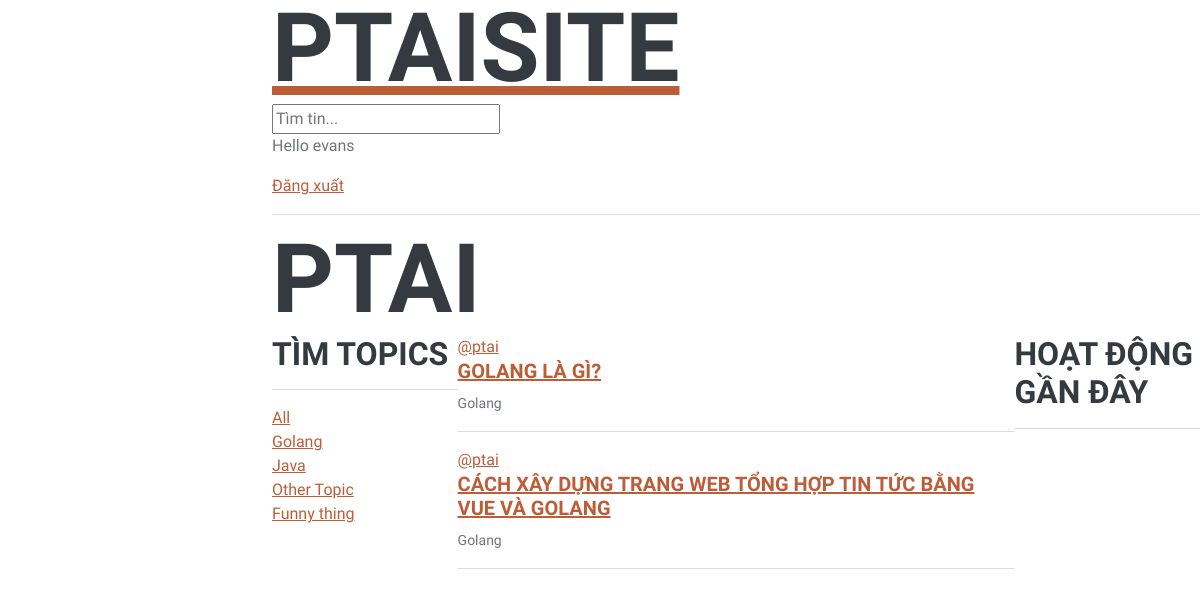
Screenshot of /profile/1/ (signed in) with the database file from the repository.
### base/models.py (models this page shows, shortened)
class Topic(models.Model):
   name = models.CharField(max_length=200)

class Room (models.Model):
    name = models.CharField(max_length=200)
    host = models.ForeignKey(User, on_delete=models.SET_NULL, null=True)
    topic = models.ForeignKey(Topic, on_delete=models.SET_NULL, null=True)
    description = models.TextField(null=True, blank=True)
    updated = models.DateTimeField(auto_now = True)
    created = models.DateTimeField(auto_now_add=True)
    paticipants = models.ManyToManyField(User, related_name='paticipants', blank=True)
    class Meta:
        ordering = ['-updated', '-created']

### base/views.py (the view)
# urls.py: path('profile/<str:pk>/', views.userProfile, name="user-profile") ,
def userProfile(request, pk):
    user= User.objects.get(id=pk)
    rooms = user.room_set.all()
    room_messages = user.message_set.all()
    topics = Topic.objects.all()
    context = {'user': user, 'rooms': rooms, 'room_messages': room_messages, 'topics': topics}
    return render(request, 'base/profile.html', context)

### base/templates/base/profile.html (shortened to what this page needs)
{% extends 'main.html'%}
{% block content%}
    <h1>{{user.username}}</h1>
    <div class="profile-cotainer">
        <div>
            {% include 'base/topics_component.html'%}
        </div>
        <div>
            {% include 'base/feed_component.html'%}
        </div>
        <div>
            {% include 'base/activities_component.html'%}
        </div>
    </div>
{% endblock content%}

### templates/navbar.html
<a href="/">
    <h1>PTaiSite</h1>
</a>
<form method="GET" action="{% url 'home' %}">
    <input type="text" name= "q" placeholder="Tìm tin..." />
</form>
{% if request.user.is_authenticated %}
<p>Hello {{request.user}}</p>
<a href="{% url 'logout'%}">Đăng xuất</a>
{% else %}
<a href="{% url 'login'%}">Đăng nhập</a>
{% endif %}
<hr>

### base/templates/base/topics_component.html
{% block content %}
<h3>Tìm Topics</h3>
        <hr>
        <div>
            <a href="{% url 'home' %}">All</a>
        </div>
        {% for topic in topics %}
        <div>
            <a href="{% url 'home' %}?q={{topic.name}}">{{ topic.name }}</a>
        </div>
        {% endfor %}
{% endblock content %}

### base/templates/base/feed_component.html (shortened to what this page needs)
{% block content %}
{% for room in rooms %}
            <div>
                <a href="{% url 'user-profile' room.host.id %}">@{{room.host.username}}</a>
                <h5><a href="{% url 'room' room.id %}">{{room.name}}</a> </h5>
                <small>{{room.topic.name}}</small>
                <hr>
            </div>
        {% endfor %}
{% endblock content %}

### base/templates/base/profile.html (style rules this page uses)
.profile-cotainer { display: grid; grid-template-columns: 1fr 3fr 1fr; }

### rows the page displays
Topic: name "Golang"
Topic: name "Java"
Topic: name "Other Topic"
Topic: name "Funny thing"
Room: host.username "ptai", name "GOLANG LÀ GÌ?", topic.name "Golang"
Room: host.username "ptai", name "CÁCH XÂY DỰNG TRANG WEB TỔNG HỢP TIN TỨC BẰNG VUE VÀ GOLANG", topic.name "Golang"

### other values shown
{{ request.user }} "evans"
{{ user.username }} "PTAI"
